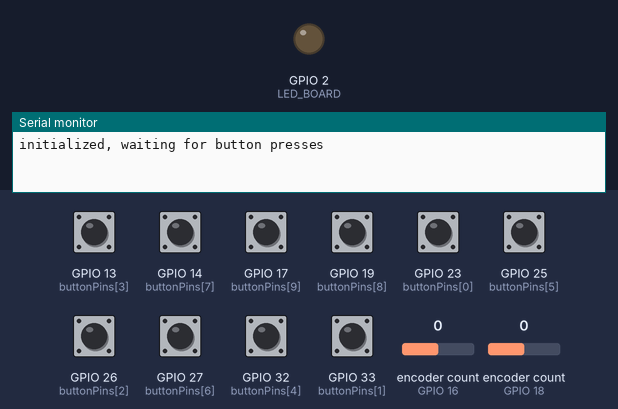
Recording of a program running on a simulated ESP32. On the bench: output pins drawn as LEDs (lit = HIGH), the last lines printed to the serial monitor. The inputs (shaded band) are chosen by the test bench; at power-on: GPIO 13 (buttonPins[3]), GPIO 14 (buttonPins[7]), GPIO 17 (buttonPins[9]), GPIO 19 (buttonPins[8]), GPIO 23 (buttonPins[0]), GPIO 25 (buttonPins[5]), GPIO 26 (buttonPins[2]), GPIO 27 (buttonPins[6]), GPIO 32 (buttonPins[4]), GPIO 33 (buttonPins[1]) HIGH, encoder count (sensors on GPIO 16, GPIO 18) 0.

Above: at 1.2 s.
1.3 s: GPIO 13 (buttonPins[3]) pulled LOW for 0.15 s
At 2.0 s:
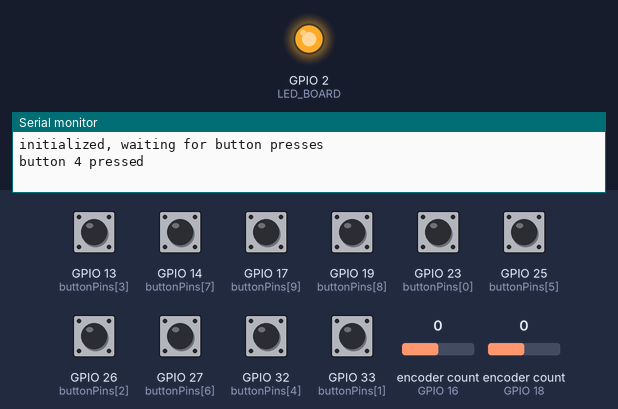
5.9 s: GPIO 17 (buttonPins[9]) pulled LOW for 0.15 s
At 6.6 s:
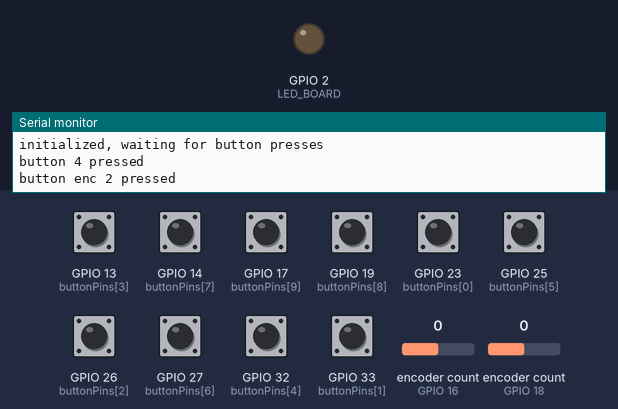
9.0 s: GPIO 13 (buttonPins[3]) pulled LOW for 1 s
At 10.2 s:
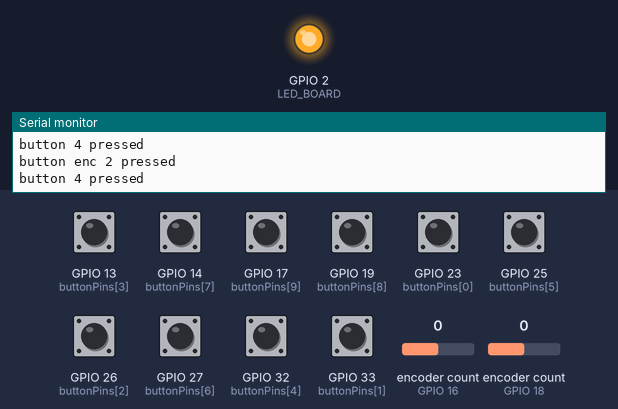
Timing chart, 0 to 12.0 s (numbered marks = the images above; inputs shaded):
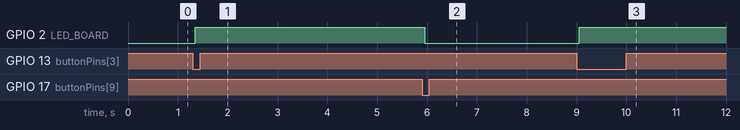

Measured:
- after the input at 1.3 s, GPIO 2 (LED_BOARD): LOW → HIGH after 0.05 s
- after the input at 5.9 s, GPIO 2 (LED_BOARD): HIGH → LOW after 0.05 s
- after the input at 9.0 s, GPIO 2 (LED_BOARD): LOW → HIGH after 0.05 s

The program:

main.cpp
```cpp
#include <Arduino.h>

#include <ESP32Encoder.h>

// include libraries that aren't needed here, but are needed for the build to succeed
#include <Adafruit_GFX.h>
#include <Adafruit_SH110X.h>

#define SLAVE_ADDRESS 0x42

#define NUM_BUTTONS 10
// #define BUTTON_RED 15     // RED button on the breadboard
// #define BUTTON_GREEN 16   // GREEN button on the breadboard
// #define BUTTON_ENCODER 17 // encoder SW pin on the breadboard
#define ENCODER_LEFT_DT 18  // encoder DT pin on the breadboard
#define ENCODER_LEFT_CLK 5  // encoder CLK pin on the breadboard
#define ENCODER_RIGHT_DT 16 // encoder DT pin on the breadboard
#define ENCODER_RIGHT_CLK 4 // encoder CLK pin on the breadboard
#define BUTTON_BOARD 0      // the built-in BOOT button on D0
#define LED_BOARD 2         // the built-in LED pin for ESP32 on D2

// button array indices
#define RED 0
#define GREEN 1
#define ENCODER 2
#define BOARD 3

int buttonPins[NUM_BUTTONS] = {
    23,
    33,
    26,
    13,
    32,
    25,
    27,
    14,
    19,
    17,
}; // the number of the pushbutton pin
int buttonStates[NUM_BUTTONS] = {
    HIGH,
    HIGH,
    HIGH,
    HIGH,
    HIGH,
    HIGH,
    HIGH,
    HIGH,
    HIGH,
    HIGH,
}; // the current reading from the input pins
int lastButtonStates[NUM_BUTTONS] = {
    HIGH,
    HIGH,
    HIGH,
    HIGH,
    HIGH,
    HIGH,
    HIGH,
    HIGH,
    HIGH,
    HIGH,
}; // the previous reading from the input pins
unsigned long lastDebounceTimes[NUM_BUTTONS] = {0, 0, 0, 0, 0, 0, 0, 0, 0, 0};                // the last time the input pins were toggled
String buttonNames[NUM_BUTTONS] = {"1", "2", "3", "4", "5", "6", "7", "8", "enc 1", "enc 2"}; // the names of the buttons

// the debounce time, increase if the output flickers
unsigned long debounceDelay = 50;

ESP32Encoder leftEncoder;
ESP32Encoder rightEncoder;
long leftEncoderPosition = 0;
long rightEncoderPosition = 0;

// function declarations
void checkButton(int buttonIndex);
void checkEncoders();
void receiveEvent(int howMany);
void requestEvent();

unsigned int nextTransmission = 0;

void setup()
{
    pinMode(LED_BOARD, OUTPUT);

    for (int i = 0; i < NUM_BUTTONS; i++)
    {
        pinMode(buttonPins[i], INPUT_PULLUP);
    }

    leftEncoder.attachHalfQuad(ENCODER_LEFT_DT, ENCODER_LEFT_CLK);
    leftEncoder.setCount(0);
    rightEncoder.attachHalfQuad(ENCODER_RIGHT_DT, ENCODER_RIGHT_CLK);
    rightEncoder.setCount(0);

    // start with the LED off
    digitalWrite(LED_BOARD, LOW);

    Wire.begin(SLAVE_ADDRESS);    // join i2c bus with address
    Wire.onReceive(receiveEvent); // register event
    Wire.onRequest(requestEvent); // register event

    Serial.begin(115200);
    Serial.println("initialized, waiting for button presses");
}

void loop()
{
    for (int i = 0; i < NUM_BUTTONS; i++)
    {
        checkButton(i);
    }
    checkEncoders();
}

void checkButton(int buttonIndex)
{
    // read the state of the switch into a local variable:
    int reading = digitalRead(buttonPins[buttonIndex]);

    // check if the button has been pressed (i.e., reading is different from lastButtonState)
    if (reading != lastButtonStates[buttonIndex])
    {
        // reset the debouncing timer
        lastDebounceTimes[buttonIndex] = millis();
    }

    if ((millis() - lastDebounceTimes[buttonIndex]) > debounceDelay)
    {
        // whatever the reading is at, it's been there for longer than the debounce delay
        // so take it as the actual current state:
        if (reading != buttonStates[buttonIndex])
        {
            buttonStates[buttonIndex] = reading;

            // only toggle the LED if the new button state is HIGH
            if (buttonStates[buttonIndex] == LOW)
            {
                Serial.print("button ");
                Serial.print(buttonNames[buttonIndex]);
                Serial.println(" pressed");
                digitalWrite(LED_BOARD, !digitalRead(LED_BOARD));

                nextTransmission |= 1 << buttonIndex;
            }
        }
    }

    // save the reading. Next time through the loop, it'll be the lastButtonState:
    lastButtonStates[buttonIndex] = reading;
}

void checkEncoders()
{
    long pos = leftEncoder.getCount() / 2;
    if (pos != leftEncoderPosition)
    {
        leftEncoderPosition = pos;
        Serial.print("left encoder position changed: ");
        Serial.println(pos);
    }

    pos = rightEncoder.getCount() / 2;
    if (pos != rightEncoderPosition)
    {
        rightEncoderPosition = pos;
        Serial.print("right encoder position changed: ");
        Serial.println(pos);
    }
}

void receiveEvent(int howMany)
{
    Serial.print("receiveEvent ");
    Serial.println(howMany);
    while (1 < Wire.available()) // loop through all but the last
    {
        char c = Wire.read(); // receive byte as a character
        Serial.print(c);      // print the character
    }
    int x = Wire.read(); // receive byte as an integer
    Serial.println(x);   // print the integer
}

// function that executes whenever data is requested by master
// this function is registered as an event, see setup()
void requestEvent()
{
    Serial.println("requestEvent");
    int buttonsPressed = nextTransmission;
    Wire.write(buttonsPressed);
    int left = leftEncoderPosition;
    Wire.write(left);
    int right = rightEncoderPosition;
    Wire.write(right);
    nextTransmission = 0;
    // Wire.write(" hello ");
}
```
